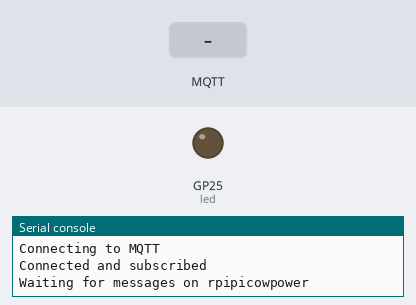
This program was run on a simulated Raspberry Pi Pico running MicroPython. Parts: output pins drawn as LEDs (lit = HIGH), the last lines printed to the serial console. Inputs (shaded band) come from the test bench. WiFi joins after 1.5 s; no MQTT or app messages arrive unless stated; web requests get an empty 200 reply after 0.4 s.

Above: at 3.3 s.
3.4 s: MQTT message "on" arrives on the first subscribed topic
At 4.4 s:
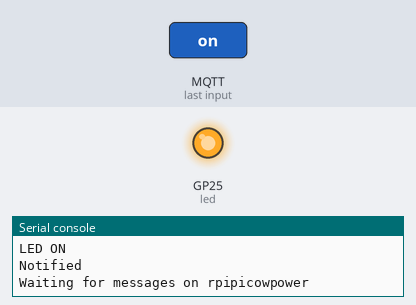
4.9 s: MQTT message "off" arrives on the first subscribed topic
At 5.5 s:
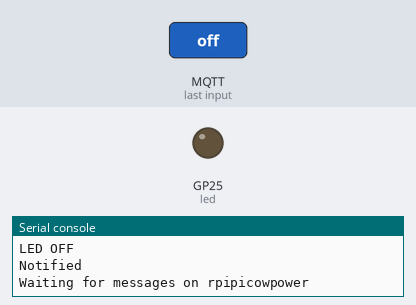
Timing chart, 0 to 7.9 s (numbered marks = the images above; inputs shaded):
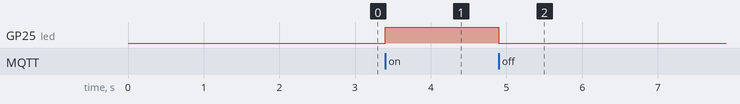

Measured:
- after the input at 3.4 s, GP25 (led): LOW → HIGH at once
- after the input at 4.9 s, GP25 (led): HIGH → LOW at once

The program:

main.py
```python
import time
import network
import urequests as requests
from machine import Pin
from umqtt.simple import MQTTClient

# Setup the onboard LED so we can turn it on/off
led = Pin("LED", Pin.OUT)

# Fill in your WiFi network name (ssid) and password here:
wifi_ssid = "WIFI_SSID"
wifi_password = "WIFI_PASSWORD"

# Connect to WiFi
wlan = network.WLAN(network.STA_IF)
print("Connecting to WiFi")
wlan.active(True)
wlan.connect(wifi_ssid, wifi_password)
while wlan.isconnected() == False:
    print('Waiting for connection...')
    time.sleep(1)
print("Connected to WiFi")

# Fill in your Adafruit IO Authentication and Feed MQTT Topic details
mqtt_host = "127.0.0.1"
mqtt_username = ""  # Your Adafruit IO username
mqtt_password = ""  # Adafruit IO Key
mqtt_receive_topic = "rpipicowpower"  # The MQTT topic for your Adafruit IO Feed

# Enter a random ID for this MQTT Client
# It needs to be globally unique across all of Adafruit IO.
mqtt_client_id = "aksdjfkjkj2k3jk43k4jk3j4kj3j4k3j4"

# Initialize our MQTTClient and connect to the MQTT server
mqtt_client = MQTTClient(mqtt_client_id,mqtt_host)

ntfy_url = "https://ntfy.sh/rpipicowpower";

# So that we can respond to messages on an MQTT topic, we need a callback
# function that will handle the messages.
def mqtt_subscription_callback(topic, message):
    print (f'Topic {topic} received message {message}')  # Debug print out of what was received over MQTT
    if message == b'on':
        print("LED ON")
        led.value(1)
        post_data = "Server On Initiated"

        x = requests.post(ntfy_url, headers = {"Title": "RPi Pico W Power"}, data=post_data)
        if x.status_code == 200:
            print("Notified")
    elif message == b'off':
        print("LED OFF")
        led.value(0)
        post_data = "Server Off Initiated"

        x = requests.post(ntfy_url, headers = {"Title": "RPi Pico W Power"}, data=post_data)
        if x.status_code == 200:
            print("Notified")

# Before connecting, tell the MQTT client to use the callback
mqtt_client.set_callback(mqtt_subscription_callback)
print("Connecting to MQTT")
mqtt_client.connect()

# Once connected, subscribe to the MQTT topic
mqtt_client.subscribe(mqtt_receive_topic)
print("Connected and subscribed")

try:
    while True:
        # Infinitely wait for messages on the topic.
        # Note wait_msg() is a blocking call, if you're doing multiple things
        # on the Pico you may want to look at putting this on another thread.
        print(f'Waiting for messages on {mqtt_receive_topic}')
        mqtt_client.wait_msg()
except Exception as e:
    print(f'Failed to wait for MQTT messages: {e}')
finally:
    mqtt_client.disconnect()
```
